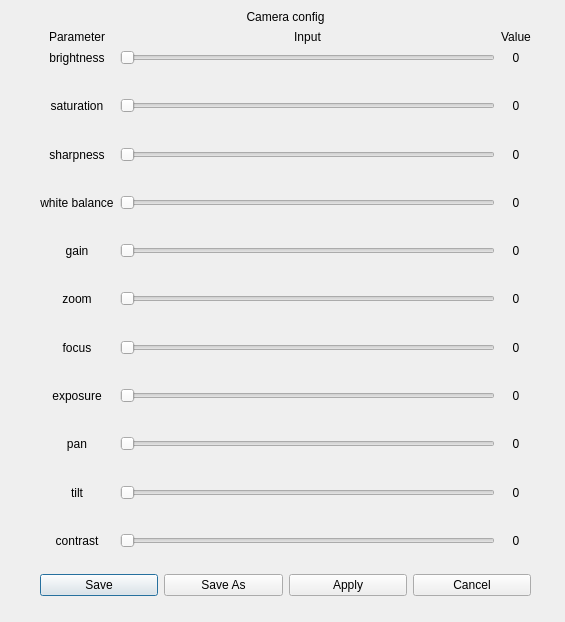
<?xml version="1.0" encoding="UTF-8"?>
<ui version="4.0">
 <class>Dialog</class>
 <widget class="QDialog" name="Dialog">
  <property name="geometry">
   <rect>
    <x>0</x>
    <y>0</y>
    <width>565</width>
    <height>622</height>
   </rect>
  </property>
  <property name="windowTitle">
   <string>Camera Parameter Configuration</string>
  </property>
  <widget class="QWidget" name="">
   <property name="geometry">
    <rect>
     <x>40</x>
     <y>10</y>
     <width>491</width>
     <height>586</height>
    </rect>
   </property>
   <layout class="QVBoxLayout" name="verticalLayout">
    <item>
     <widget class="QLabel" name="label">
      <property name="text">
       <string>Camera config</string>
      </property>
      <property name="alignment">
       <set>Qt::AlignCenter</set>
      </property>
     </widget>
    </item>
    <item>
     <layout class="QGridLayout" name="gridLayout_2">
      <item row="0" column="1">
       <widget class="QLabel" name="label_8">
        <property name="text">
         <string>Input</string>
        </property>
        <property name="alignment">
         <set>Qt::AlignCenter</set>
        </property>
       </widget>
      </item>
      <item row="15" column="1">
       <widget class="QSlider" name="slider_exposure">
        <property name="orientation">
         <enum>Qt::Horizontal</enum>
        </property>
       </widget>
      </item>
      <item row="1" column="1">
       <widget class="QSlider" name="slider_brightness">
        <property name="orientation">
         <enum>Qt::Horizontal</enum>
        </property>
       </widget>
      </item>
      <item row="9" column="2">
       <widget class="QLabel" name="label_gain">
        <property name="text">
         <string>0</string>
        </property>
        <property name="alignment">
         <set>Qt::AlignCenter</set>
        </property>
       </widget>
      </item>
      <item row="7" column="2">
       <widget class="QLabel" name="label_whitebalance">
        <property name="text">
         <string>0</string>
        </property>
        <property name="alignment">
         <set>Qt::AlignCenter</set>
        </property>
       </widget>
      </item>
      <item row="21" column="1">
       <widget class="QSlider" name="slider_contrast">
        <property name="orientation">
         <enum>Qt::Horizontal</enum>
        </property>
       </widget>
      </item>
      <item row="19" column="0">
       <widget class="QLabel" name="label_13">
        <property name="text">
         <string>tilt</string>
        </property>
        <property name="alignment">
         <set>Qt::AlignCenter</set>
        </property>
       </widget>
      </item>
      <item row="3" column="1">
       <widget class="QSlider" name="slider_saturation">
        <property name="orientation">
         <enum>Qt::Horizontal</enum>
        </property>
       </widget>
      </item>
      <item row="17" column="0">
       <widget class="QLabel" name="label_21">
        <property name="text">
         <string>pan</string>
        </property>
        <property name="alignment">
         <set>Qt::AlignCenter</set>
        </property>
       </widget>
      </item>
      <item row="12" column="0">
       <spacer name="verticalSpacer_5">
        <property name="orientation">
         <enum>Qt::Vertical</enum>
        </property>
        <property name="sizeHint" stdset="0">
         <size>
          <width>64</width>
          <height>13</height>
         </size>
        </property>
       </spacer>
      </item>
      <item row="0" column="0">
       <widget class="QLabel" name="label_5">
        <property name="text">
         <string>Parameter</string>
        </property>
        <property name="alignment">
         <set>Qt::AlignCenter</set>
        </property>
       </widget>
      </item>
      <item row="11" column="0">
       <widget class="QLabel" name="label_4">
        <property name="text">
         <string>zoom</string>
        </property>
        <property name="alignment">
         <set>Qt::AlignCenter</set>
        </property>
       </widget>
      </item>
      <item row="14" column="0">
       <spacer name="verticalSpacer_4">
        <property name="orientation">
         <enum>Qt::Vertical</enum>
        </property>
        <property name="sizeHint" stdset="0">
         <size>
          <width>64</width>
          <height>13</height>
         </size>
        </property>
       </spacer>
      </item>
      <item row="5" column="1">
       <widget class="QSlider" name="slider_sharpness">
        <property name="orientation">
         <enum>Qt::Horizontal</enum>
        </property>
       </widget>
      </item>
      <item row="3" column="2">
       <widget class="QLabel" name="label_saturation">
        <property name="text">
         <string>0</string>
        </property>
        <property name="alignment">
         <set>Qt::AlignCenter</set>
        </property>
       </widget>
      </item>
      <item row="4" column="0">
       <spacer name="verticalSpacer_9">
        <property name="orientation">
         <enum>Qt::Vertical</enum>
        </property>
        <property name="sizeHint" stdset="0">
         <size>
          <width>64</width>
          <height>13</height>
         </size>
        </property>
       </spacer>
      </item>
      <item row="17" column="1">
       <widget class="QSlider" name="slider_pan">
        <property name="orientation">
         <enum>Qt::Horizontal</enum>
        </property>
       </widget>
      </item>
      <item row="16" column="0">
       <spacer name="verticalSpacer_3">
        <property name="orientation">
         <enum>Qt::Vertical</enum>
        </property>
        <property name="sizeHint" stdset="0">
         <size>
          <width>64</width>
          <height>13</height>
         </size>
        </property>
       </spacer>
      </item>
      <item row="7" column="0">
       <widget class="QLabel" name="label_20">
        <property name="text">
         <string>white balance</string>
        </property>
        <property name="alignment">
         <set>Qt::AlignCenter</set>
        </property>
       </widget>
      </item>
      <item row="5" column="0">
       <widget class="QLabel" name="label_17">
        <property name="text">
         <string>sharpness</string>
        </property>
        <property name="alignment">
         <set>Qt::AlignCenter</set>
        </property>
       </widget>
      </item>
      <item row="2" column="0">
       <spacer name="verticalSpacer_10">
        <property name="orientation">
         <enum>Qt::Vertical</enum>
        </property>
        <property name="sizeHint" stdset="0">
         <size>
          <width>64</width>
          <height>13</height>
         </size>
        </property>
       </spacer>
      </item>
      <item row="15" column="0">
       <widget class="QLabel" name="label_19">
        <property name="text">
         <string>exposure</string>
        </property>
        <property name="alignment">
         <set>Qt::AlignCenter</set>
        </property>
       </widget>
      </item>
      <item row="19" column="2">
       <widget class="QLabel" name="label_tilt">
        <property name="text">
         <string>0</string>
        </property>
        <property name="alignment">
         <set>Qt::AlignCenter</set>
        </property>
       </widget>
      </item>
      <item row="6" column="0">
       <spacer name="verticalSpacer_8">
        <property name="orientation">
         <enum>Qt::Vertical</enum>
        </property>
        <property name="sizeHint" stdset="0">
         <size>
          <width>64</width>
          <height>13</height>
         </size>
        </property>
       </spacer>
      </item>
      <item row="13" column="1">
       <widget class="QSlider" name="slider_focus">
        <property name="orientation">
         <enum>Qt::Horizontal</enum>
        </property>
       </widget>
      </item>
      <item row="7" column="1">
       <widget class="QSlider" name="slider_whitebalance">
        <property name="orientation">
         <enum>Qt::Horizontal</enum>
        </property>
       </widget>
      </item>
      <item row="11" column="1">
       <widget class="QSlider" name="slider_zoom">
        <property name="orientation">
         <enum>Qt::Horizontal</enum>
        </property>
       </widget>
      </item>
      <item row="8" column="0">
       <spacer name="verticalSpacer_7">
        <property name="orientation">
         <enum>Qt::Vertical</enum>
        </property>
        <property name="sizeHint" stdset="0">
         <size>
          <width>64</width>
          <height>13</height>
         </size>
        </property>
       </spacer>
      </item>
      <item row="21" column="0">
       <widget class="QLabel" name="label_14">
        <property name="text">
         <string>contrast</string>
        </property>
        <property name="alignment">
         <set>Qt::AlignCenter</set>
        </property>
       </widget>
      </item>
      <item row="1" column="2">
       <widget class="QLabel" name="label_brightness">
        <property name="text">
         <string>0</string>
        </property>
        <property name="alignment">
         <set>Qt::AlignCenter</set>
        </property>
       </widget>
      </item>
      <item row="20" column="0">
       <spacer name="verticalSpacer">
        <property name="orientation">
         <enum>Qt::Vertical</enum>
        </property>
        <property name="sizeHint" stdset="0">
         <size>
          <width>64</width>
          <height>13</height>
         </size>
        </property>
       </spacer>
      </item>
      <item row="11" column="2">
       <widget class="QLabel" name="label_zoom">
        <property name="text">
         <string>0</string>
        </property>
        <property name="alignment">
         <set>Qt::AlignCenter</set>
        </property>
       </widget>
      </item>
      <item row="17" column="2">
       <widget class="QLabel" name="label_pan">
        <property name="text">
         <string>0</string>
        </property>
        <property name="alignment">
         <set>Qt::AlignCenter</set>
        </property>
       </widget>
      </item>
      <item row="3" column="0">
       <widget class="QLabel" name="label_7">
        <property name="text">
         <string>saturation</string>
        </property>
        <property name="alignment">
         <set>Qt::AlignCenter</set>
        </property>
       </widget>
      </item>
      <item row="1" column="0">
       <widget class="QLabel" name="label_3">
        <property name="text">
         <string>brightness</string>
        </property>
        <property name="alignment">
         <set>Qt::AlignCenter</set>
        </property>
       </widget>
      </item>
      <item row="13" column="2">
       <widget class="QLabel" name="label_focus">
        <property name="text">
         <string>0</string>
        </property>
        <property name="alignment">
         <set>Qt::AlignCenter</set>
        </property>
       </widget>
      </item>
      <item row="21" column="2">
       <widget class="QLabel" name="label_contrast">
        <property name="text">
         <string>0</string>
        </property>
        <property name="alignment">
         <set>Qt::AlignCenter</set>
        </property>
       </widget>
      </item>
      <item row="13" column="0">
       <widget class="QLabel" name="label_16">
        <property name="text">
         <string>focus</string>
        </property>
        <property name="alignment">
         <set>Qt::AlignCenter</set>
        </property>
       </widget>
      </item>
      <item row="5" column="2">
       <widget class="QLabel" name="label_sharpness">
        <property name="text">
         <string>0</string>
        </property>
        <property name="alignment">
         <set>Qt::AlignCenter</set>
        </property>
       </widget>
      </item>
      <item row="9" column="1">
       <widget class="QSlider" name="slider_gain">
        <property name="orientation">
         <enum>Qt::Horizontal</enum>
        </property>
       </widget>
      </item>
      <item row="10" column="0">
       <spacer name="verticalSpacer_6">
        <property name="orientation">
         <enum>Qt::Vertical</enum>
        </property>
        <property name="sizeHint" stdset="0">
         <size>
          <width>64</width>
          <height>13</height>
         </size>
        </property>
       </spacer>
      </item>
      <item row="0" column="2">
       <widget class="QLabel" name="label_9">
        <property name="text">
         <string>Value</string>
        </property>
        <property name="alignment">
         <set>Qt::AlignCenter</set>
        </property>
       </widget>
      </item>
      <item row="18" column="0">
       <spacer name="verticalSpacer_2">
        <property name="orientation">
         <enum>Qt::Vertical</enum>
        </property>
        <property name="sizeHint" stdset="0">
         <size>
          <width>64</width>
          <height>13</height>
         </size>
        </property>
       </spacer>
      </item>
      <item row="15" column="2">
       <widget class="QLabel" name="label_exposure">
        <property name="text">
         <string>0</string>
        </property>
        <property name="alignment">
         <set>Qt::AlignCenter</set>
        </property>
       </widget>
      </item>
      <item row="9" column="0">
       <widget class="QLabel" name="label_12">
        <property name="text">
         <string>gain</string>
        </property>
        <property name="alignment">
         <set>Qt::AlignCenter</set>
        </property>
       </widget>
      </item>
      <item row="19" column="1">
       <widget class="QSlider" name="slider_tilt">
        <property name="orientation">
         <enum>Qt::Horizontal</enum>
        </property>
       </widget>
      </item>
     </layout>
    </item>
    <item>
     <spacer name="horizontalSpacer_2">
      <property name="orientation">
       <enum>Qt::Horizontal</enum>
      </property>
      <property name="sizeHint" stdset="0">
       <size>
        <width>40</width>
        <height>20</height>
       </size>
      </property>
     </spacer>
    </item>
    <item>
     <layout class="QHBoxLayout" name="horizontalLayout">
      <item>
       <widget class="QPushButton" name="saveButton">
        <property name="text">
         <string>Save</string>
        </property>
       </widget>
      </item>
      <item>
       <widget class="QPushButton" name="saveasButton">
        <property name="text">
         <string>Save As</string>
        </property>
       </widget>
      </item>
      <item>
       <widget class="QPushButton" name="applyButton">
        <property name="text">
         <string>Apply</string>
        </property>
       </widget>
      </item>
      <item>
       <widget class="QPushButton" name="cancelButton">
        <property name="text">
         <string>Cancel</string>
        </property>
       </widget>
      </item>
     </layout>
    </item>
   </layout>
  </widget>
 </widget>
 <resources/>
 <connections/>
</ui>
